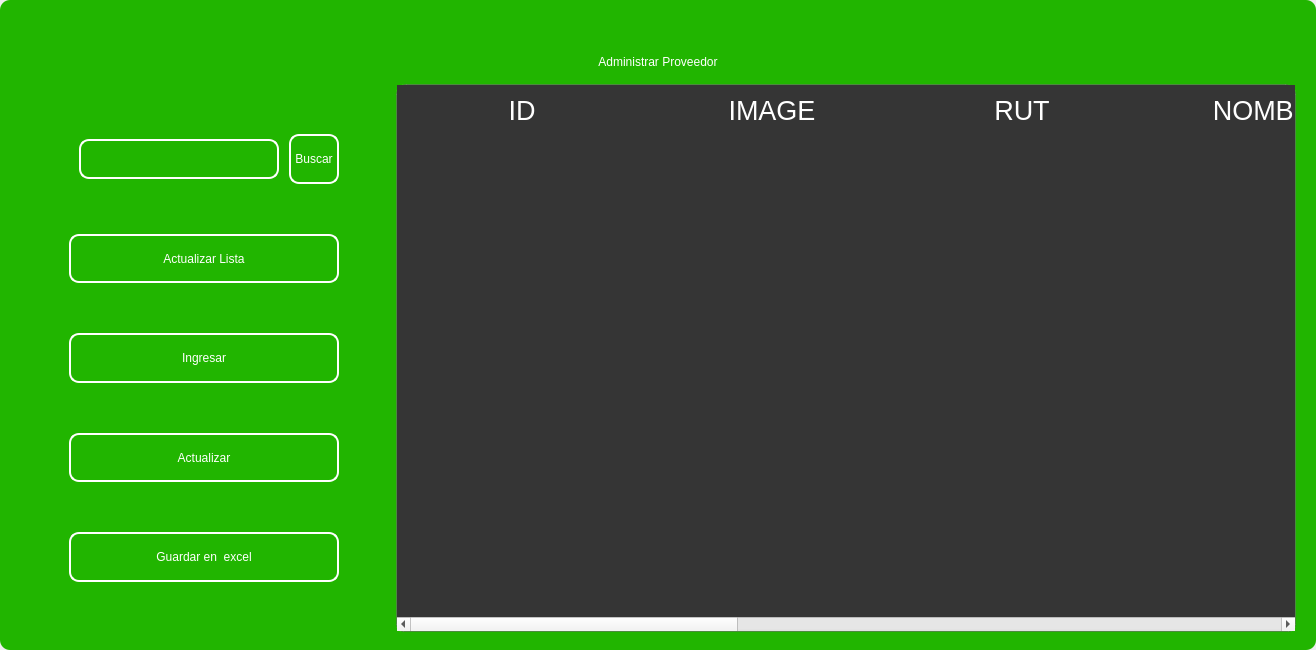
<?xml version="1.0" encoding="UTF-8"?>
<ui version="4.0">
 <class>MainWindow</class>
 <widget class="QMainWindow" name="MainWindow">
  <property name="geometry">
   <rect>
    <x>0</x>
    <y>0</y>
    <width>1316</width>
    <height>650</height>
   </rect>
  </property>
  <property name="windowTitle">
   <string>MainWindow</string>
  </property>
  <property name="styleSheet">
   <string notr="true"/>
  </property>
  <widget class="QWidget" name="centralwidget">
   <property name="styleSheet">
    <string notr="true"/>
   </property>
   <layout class="QVBoxLayout" name="verticalLayout">
    <property name="spacing">
     <number>0</number>
    </property>
    <property name="leftMargin">
     <number>0</number>
    </property>
    <property name="topMargin">
     <number>0</number>
    </property>
    <property name="rightMargin">
     <number>0</number>
    </property>
    <property name="bottomMargin">
     <number>0</number>
    </property>
    <item>
     <widget class="QFrame" name="frame">
      <property name="enabled">
       <bool>true</bool>
      </property>
      <property name="styleSheet">
       <string notr="true">
QFrame {
border-radius:10px;
background-color: rgb(33, 181, 0);
 }
</string>
      </property>
      <property name="frameShape">
       <enum>QFrame::StyledPanel</enum>
      </property>
      <property name="frameShadow">
       <enum>QFrame::Raised</enum>
      </property>
      <layout class="QVBoxLayout" name="verticalLayout_2">
       <item>
        <widget class="QFrame" name="frame_superior">
         <property name="minimumSize">
          <size>
           <width>0</width>
           <height>40</height>
          </size>
         </property>
         <property name="maximumSize">
          <size>
           <width>16777215</width>
           <height>40</height>
          </size>
         </property>
         <property name="styleSheet">
          <string notr="true">QPushButton{
border-radius:18px;
}

QPushButton:hover{
	background-color: rgb(0, 0, 0);
}
</string>
         </property>
         <property name="frameShape">
          <enum>QFrame::StyledPanel</enum>
         </property>
         <property name="frameShadow">
          <enum>QFrame::Raised</enum>
         </property>
         <layout class="QHBoxLayout" name="horizontalLayout_3">
          <property name="spacing">
           <number>4</number>
          </property>
          <property name="leftMargin">
           <number>0</number>
          </property>
          <property name="topMargin">
           <number>0</number>
          </property>
          <property name="rightMargin">
           <number>0</number>
          </property>
          <property name="bottomMargin">
           <number>0</number>
          </property>
          <item>
           <widget class="QPushButton" name="btn_icon">
            <property name="text">
             <string/>
            </property>
            <property name="iconSize">
             <size>
              <width>40</width>
              <height>40</height>
             </size>
            </property>
           </widget>
          </item>
          <item>
           <spacer name="horizontalSpacer_2">
            <property name="orientation">
             <enum>Qt::Horizontal</enum>
            </property>
            <property name="sizeHint" stdset="0">
             <size>
              <width>443</width>
              <height>20</height>
             </size>
            </property>
           </spacer>
          </item>
          <item>
           <widget class="QPushButton" name="btn_exit">
            <property name="minimumSize">
             <size>
              <width>38</width>
              <height>38</height>
             </size>
            </property>
            <property name="maximumSize">
             <size>
              <width>38</width>
              <height>38</height>
             </size>
            </property>
            <property name="cursor">
             <cursorShape>PointingHandCursor</cursorShape>
            </property>
            <property name="text">
             <string/>
            </property>
            <property name="iconSize">
             <size>
              <width>35</width>
              <height>35</height>
             </size>
            </property>
           </widget>
          </item>
          <item>
           <widget class="QPushButton" name="bt_minimizar">
            <property name="minimumSize">
             <size>
              <width>38</width>
              <height>38</height>
             </size>
            </property>
            <property name="maximumSize">
             <size>
              <width>38</width>
              <height>38</height>
             </size>
            </property>
            <property name="cursor">
             <cursorShape>PointingHandCursor</cursorShape>
            </property>
            <property name="text">
             <string/>
            </property>
            <property name="icon">
             <iconset>
              <normaloff>image/minus.svg</normaloff>image/minus.svg</iconset>
            </property>
            <property name="iconSize">
             <size>
              <width>38</width>
              <height>38</height>
             </size>
            </property>
           </widget>
          </item>
          <item>
           <widget class="QPushButton" name="bt_maximizar">
            <property name="minimumSize">
             <size>
              <width>38</width>
              <height>38</height>
             </size>
            </property>
            <property name="maximumSize">
             <size>
              <width>38</width>
              <height>38</height>
             </size>
            </property>
            <property name="cursor">
             <cursorShape>PointingHandCursor</cursorShape>
            </property>
            <property name="text">
             <string/>
            </property>
            <property name="icon">
             <iconset>
              <normaloff>image/chevron-up.svg</normaloff>image/chevron-up.svg</iconset>
            </property>
            <property name="iconSize">
             <size>
              <width>38</width>
              <height>38</height>
             </size>
            </property>
           </widget>
          </item>
          <item>
           <widget class="QPushButton" name="bt_restaurar">
            <property name="minimumSize">
             <size>
              <width>38</width>
              <height>38</height>
             </size>
            </property>
            <property name="maximumSize">
             <size>
              <width>38</width>
              <height>38</height>
             </size>
            </property>
            <property name="cursor">
             <cursorShape>PointingHandCursor</cursorShape>
            </property>
            <property name="text">
             <string/>
            </property>
            <property name="icon">
             <iconset>
              <normaloff>image/chevron-down.svg</normaloff>image/chevron-down.svg</iconset>
            </property>
            <property name="iconSize">
             <size>
              <width>38</width>
              <height>38</height>
             </size>
            </property>
           </widget>
          </item>
          <item>
           <widget class="QPushButton" name="bt_cerrar">
            <property name="minimumSize">
             <size>
              <width>38</width>
              <height>38</height>
             </size>
            </property>
            <property name="maximumSize">
             <size>
              <width>38</width>
              <height>38</height>
             </size>
            </property>
            <property name="cursor">
             <cursorShape>PointingHandCursor</cursorShape>
            </property>
            <property name="text">
             <string/>
            </property>
            <property name="icon">
             <iconset>
              <normaloff>image/x.svg</normaloff>image/x.svg</iconset>
            </property>
            <property name="iconSize">
             <size>
              <width>38</width>
              <height>38</height>
             </size>
            </property>
           </widget>
          </item>
         </layout>
        </widget>
       </item>
       <item>
        <widget class="QLabel" name="label">
         <property name="styleSheet">
          <string notr="true">font: 30pt &quot;MS Shell Dlg 2&quot;;
color: rgb(255, 255, 255);</string>
         </property>
         <property name="text">
          <string>Administrar Proveedor</string>
         </property>
         <property name="alignment">
          <set>Qt::AlignCenter</set>
         </property>
        </widget>
       </item>
       <item>
        <widget class="QFrame" name="frame_3">
         <property name="minimumSize">
          <size>
           <width>0</width>
           <height>0</height>
          </size>
         </property>
         <property name="frameShape">
          <enum>QFrame::StyledPanel</enum>
         </property>
         <property name="frameShadow">
          <enum>QFrame::Raised</enum>
         </property>
         <layout class="QHBoxLayout" name="horizontalLayout_4">
          <property name="leftMargin">
           <number>9</number>
          </property>
          <property name="topMargin">
           <number>9</number>
          </property>
          <property name="rightMargin">
           <number>9</number>
          </property>
          <item>
           <layout class="QVBoxLayout" name="verticalLayout_4">
            <property name="spacing">
             <number>50</number>
            </property>
            <property name="sizeConstraint">
             <enum>QLayout::SetDefaultConstraint</enum>
            </property>
            <property name="leftMargin">
             <number>50</number>
            </property>
            <property name="topMargin">
             <number>50</number>
            </property>
            <property name="rightMargin">
             <number>50</number>
            </property>
            <property name="bottomMargin">
             <number>50</number>
            </property>
            <item>
             <layout class="QHBoxLayout" name="horizontalLayout">
              <property name="spacing">
               <number>10</number>
              </property>
              <property name="leftMargin">
               <number>10</number>
              </property>
              <property name="topMargin">
               <number>0</number>
              </property>
              <property name="bottomMargin">
               <number>0</number>
              </property>
              <item>
               <widget class="QLineEdit" name="searchtxt">
                <property name="minimumSize">
                 <size>
                  <width>200</width>
                  <height>25</height>
                 </size>
                </property>
                <property name="maximumSize">
                 <size>
                  <width>150</width>
                  <height>40</height>
                 </size>
                </property>
                <property name="styleSheet">
                 <string notr="true">QLabel {
	color: rgb(255, 255, 254);
	font: 12pt &quot;Arial&quot;;
	background-color: rgba(0, 0, 0,0);
}

QTextEdit{
background-color: rgba(0, 0, 0,0);
border-radius:10px; 
font: 12pt &quot;Arial&quot;;
color: rgb(255, 255, 254);
border: 2px solid  rgb(255, 255, 255);

}

QTextEdit:hover{
background-color: rgba(0, 0, 0,0);
border-radius:10px; 
font: 12pt &quot;Arial&quot;;
border: 2px solid  rgb(120, 0, 171);
}

QTextEdit:focus{
background-color: rgb(0, 0, 0);
border-radius:10px; 
font: 12pt &quot;Arial&quot;;
border: 2px solid rgb(120, 0, 171);
}

QLineEdit{
background-color: rgba(0, 0, 0,0);
border-radius:10px; 
font: 12pt &quot;Arial&quot;;
color: rgb(255, 255, 254);
border: 2px solid  rgb(255, 255, 255);

}

QLineEdit:hover{
background-color: rgba(0, 0, 0,0);
border-radius:10px; 
font: 12pt &quot;Arial&quot;;
border: 2px solid  rgb(120, 0, 171);
}

QLineEdit:focus{
background-color: rgb(0, 0, 0);
border-radius:10px; 
font: 12pt &quot;Arial&quot;;
border: 2px solid rgb(120, 0, 171);
}

QCheckBox{
	font: 12pt &quot;Arial&quot;;
	color: rgb(255, 255, 255);
}

QCheckBox::indicator {
    width: 18px;
    height:18px;
}

QCheckBox::indicator:unchecked {
   background-image: url(image/square.svg);
}

QCheckBox::indicator:checked {
   background-image: url(image/check-square.svg);
}

QPushButton{
border-radius:10px; 
font: 12pt &quot;Arial&quot;;
color: rgb(255, 255, 254);
border: 2px solid #ffffff;
}

QPushButton:hover{
border-radius:10px; 
font: 12pt &quot;Arial&quot;;
color: rgb(255, 255, 255);
border: 2px solid rgb(120, 0, 171);
	background-color: rgb(120, 0, 171);
}
</string>
                </property>
               </widget>
              </item>
              <item>
               <widget class="QPushButton" name="btn_search">
                <property name="sizePolicy">
                 <sizepolicy hsizetype="Minimum" vsizetype="Fixed">
                  <horstretch>0</horstretch>
                  <verstretch>0</verstretch>
                 </sizepolicy>
                </property>
                <property name="minimumSize">
                 <size>
                  <width>0</width>
                  <height>15</height>
                 </size>
                </property>
                <property name="maximumSize">
                 <size>
                  <width>100</width>
                  <height>50</height>
                 </size>
                </property>
                <property name="cursor">
                 <cursorShape>PointingHandCursor</cursorShape>
                </property>
                <property name="styleSheet">
                 <string notr="true">QPushButton{
border-radius:10px; 
font: 12pt &quot;Arial&quot;;
color: rgb(255, 255, 254);
border: 2px solid #ffffff;
}

QPushButton:hover{
border-radius:10px; 
font: 12pt &quot;Arial&quot;;
color: rgb(255, 255, 255);
border: 2px solid rgb(120, 0, 171);
	background-color: rgb(120, 0, 171);
}</string>
                </property>
                <property name="text">
                 <string>Buscar</string>
                </property>
               </widget>
              </item>
             </layout>
            </item>
            <item>
             <widget class="QPushButton" name="btn_get">
              <property name="minimumSize">
               <size>
                <width>50</width>
                <height>40</height>
               </size>
              </property>
              <property name="maximumSize">
               <size>
                <width>300</width>
                <height>50</height>
               </size>
              </property>
              <property name="cursor">
               <cursorShape>PointingHandCursor</cursorShape>
              </property>
              <property name="styleSheet">
               <string notr="true">QPushButton{
border-radius:10px; 
font: 12pt &quot;Arial&quot;;
color: rgb(255, 255, 254);
border: 2px solid #ffffff;
}

QPushButton:hover{
border-radius:10px; 
font: 12pt &quot;Arial&quot;;
color: rgb(255, 255, 255);
border: 2px solid rgb(120, 0, 171);
	background-color: rgb(120, 0, 171);
}</string>
              </property>
              <property name="text">
               <string>Actualizar Lista</string>
              </property>
              <property name="iconSize">
               <size>
                <width>35</width>
                <height>35</height>
               </size>
              </property>
             </widget>
            </item>
            <item>
             <widget class="QPushButton" name="btn_add">
              <property name="minimumSize">
               <size>
                <width>0</width>
                <height>40</height>
               </size>
              </property>
              <property name="maximumSize">
               <size>
                <width>300</width>
                <height>50</height>
               </size>
              </property>
              <property name="cursor">
               <cursorShape>PointingHandCursor</cursorShape>
              </property>
              <property name="styleSheet">
               <string notr="true">QPushButton{
border-radius:10px; 
font: 12pt &quot;Arial&quot;;
color: rgb(255, 255, 254);
border: 2px solid #ffffff;
}

QPushButton:hover{
border-radius:10px; 
font: 12pt &quot;Arial&quot;;
color: rgb(255, 255, 255);
border: 2px solid rgb(120, 0, 171);
	background-color: rgb(120, 0, 171);
}</string>
              </property>
              <property name="text">
               <string>Ingresar</string>
              </property>
              <property name="iconSize">
               <size>
                <width>35</width>
                <height>35</height>
               </size>
              </property>
             </widget>
            </item>
            <item>
             <widget class="QPushButton" name="btn_update">
              <property name="minimumSize">
               <size>
                <width>0</width>
                <height>40</height>
               </size>
              </property>
              <property name="maximumSize">
               <size>
                <width>300</width>
                <height>50</height>
               </size>
              </property>
              <property name="cursor">
               <cursorShape>PointingHandCursor</cursorShape>
              </property>
              <property name="styleSheet">
               <string notr="true">QPushButton{
border-radius:10px; 
font: 12pt &quot;Arial&quot;;
color: rgb(255, 255, 254);
border: 2px solid #ffffff;
}

QPushButton:hover{
border-radius:10px; 
font: 12pt &quot;Arial&quot;;
color: rgb(255, 255, 255);
border: 2px solid rgb(120, 0, 171);
	background-color: rgb(120, 0, 171);
}</string>
              </property>
              <property name="text">
               <string>Actualizar</string>
              </property>
              <property name="iconSize">
               <size>
                <width>35</width>
                <height>35</height>
               </size>
              </property>
             </widget>
            </item>
            <item>
             <widget class="QPushButton" name="btn_excel">
              <property name="minimumSize">
               <size>
                <width>10</width>
                <height>40</height>
               </size>
              </property>
              <property name="maximumSize">
               <size>
                <width>300</width>
                <height>50</height>
               </size>
              </property>
              <property name="cursor">
               <cursorShape>PointingHandCursor</cursorShape>
              </property>
              <property name="styleSheet">
               <string notr="true">QPushButton{
border-radius:10px; 
font: 12pt &quot;Arial&quot;;
color: rgb(255, 255, 254);
border: 2px solid #ffffff;
}

QPushButton:hover{
border-radius:10px; 
font: 12pt &quot;Arial&quot;;
color: rgb(255, 255, 255);
border: 2px solid rgb(120, 0, 171);
	background-color: rgb(120, 0, 171);
}</string>
              </property>
              <property name="text">
               <string>Guardar en  excel</string>
              </property>
              <property name="iconSize">
               <size>
                <width>35</width>
                <height>35</height>
               </size>
              </property>
             </widget>
            </item>
           </layout>
          </item>
          <item>
           <widget class="QTableWidget" name="table_provider">
            <property name="minimumSize">
             <size>
              <width>900</width>
              <height>0</height>
             </size>
            </property>
            <property name="maximumSize">
             <size>
              <width>700</width>
              <height>16777215</height>
             </size>
            </property>
            <property name="styleSheet">
             <string notr="true">QTableView {

	border: 1px solid rgba(255,255,255,40);
	border-bottom-right-radius: 7px; 
	border-bottom-left-radius: 7px; 
	color: white;
	font: 15pt &quot;MS Shell Dlg 2&quot;;
	background-color: rgb(53, 53, 53);
}

QHeaderView::section {
background-color: rgb(53, 53, 53);
color: white;
border: none;
height: 50px;
font-size: 20pt;
}

QTableView::item {
    border-style: none;
    border-bottom: 1px solid rgba(255,255,255,50);
    padding-left: auto;
    padding-right: auto;
}

QTableView::item:selected{
	border: none;
	color: rgb(255, 255, 255);
    background-color: rgba(255, 255, 255, 50);
}
</string>
            </property>
            <property name="lineWidth">
             <number>1</number>
            </property>
            <property name="editTriggers">
             <set>QAbstractItemView::NoEditTriggers</set>
            </property>
            <attribute name="horizontalHeaderDefaultSectionSize">
             <number>250</number>
            </attribute>
            <column>
             <property name="text">
              <string>ID</string>
             </property>
            </column>
            <column>
             <property name="text">
              <string>IMAGE</string>
             </property>
            </column>
            <column>
             <property name="text">
              <string>RUT</string>
             </property>
            </column>
            <column>
             <property name="text">
              <string>NOMBRE</string>
             </property>
            </column>
            <column>
             <property name="text">
              <string>CORREO</string>
             </property>
            </column>
            <column>
             <property name="text">
              <string>TEL. CONTACTO</string>
             </property>
            </column>
            <column>
             <property name="text">
              <string>DIRECCION</string>
             </property>
            </column>
            <column>
             <property name="text">
              <string>TIPO DE PROVEEDOR</string>
             </property>
            </column>
           </widget>
          </item>
         </layout>
        </widget>
       </item>
      </layout>
     </widget>
    </item>
   </layout>
  </widget>
 </widget>
 <resources/>
 <connections/>
</ui>
